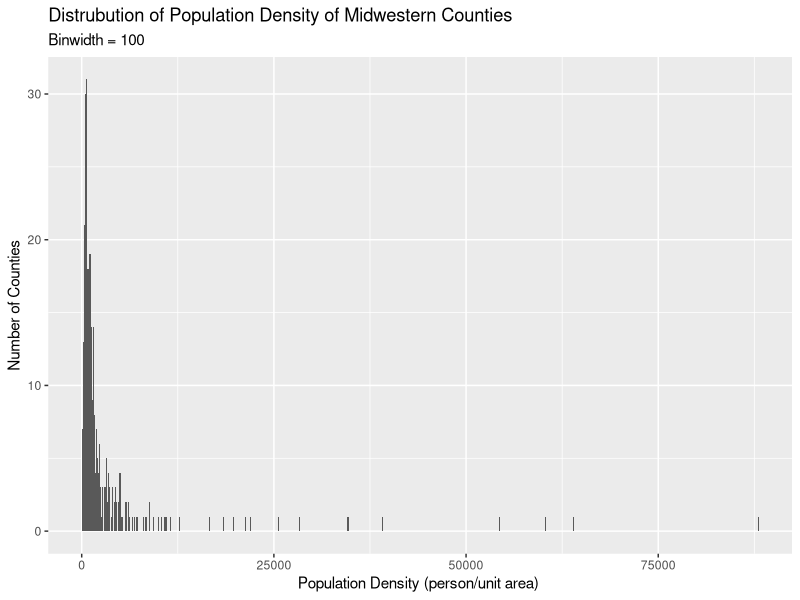
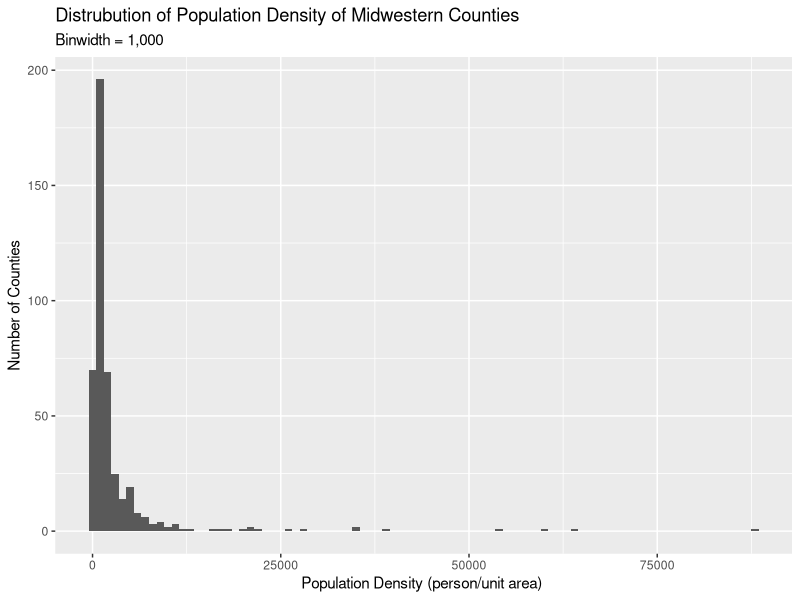
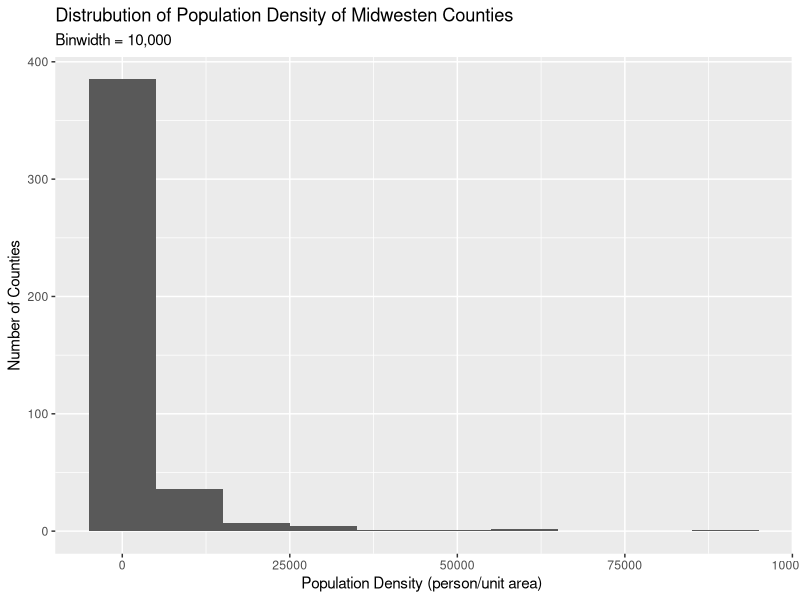
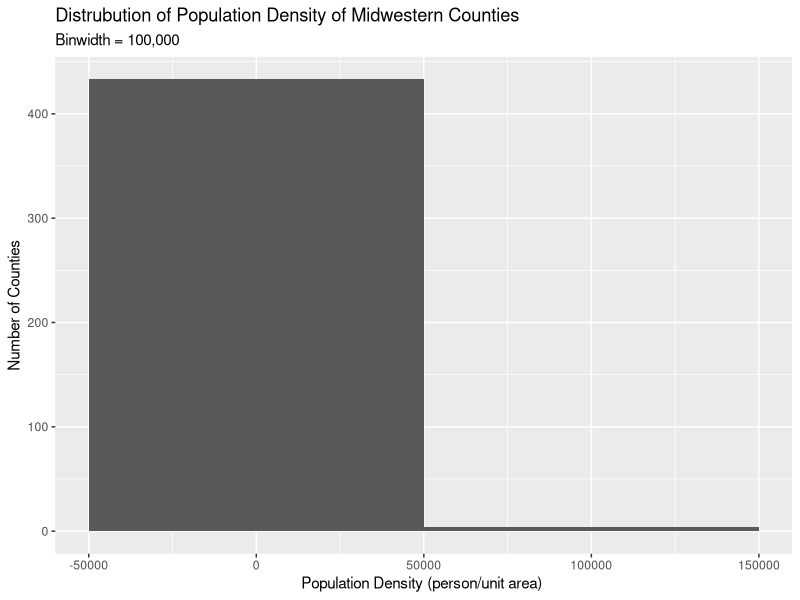
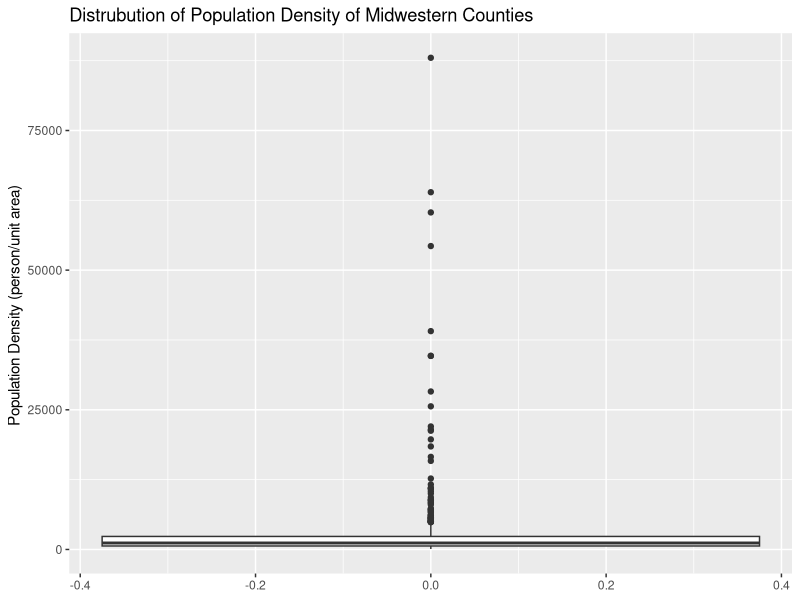
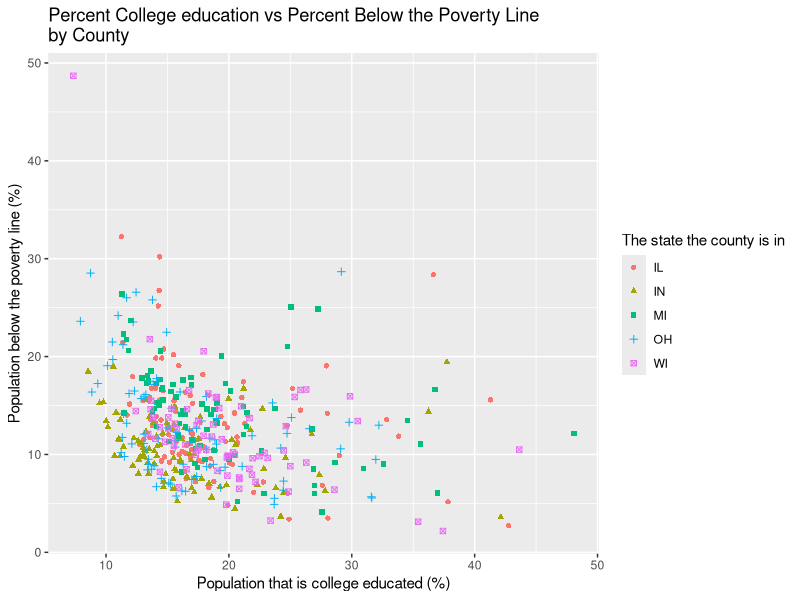
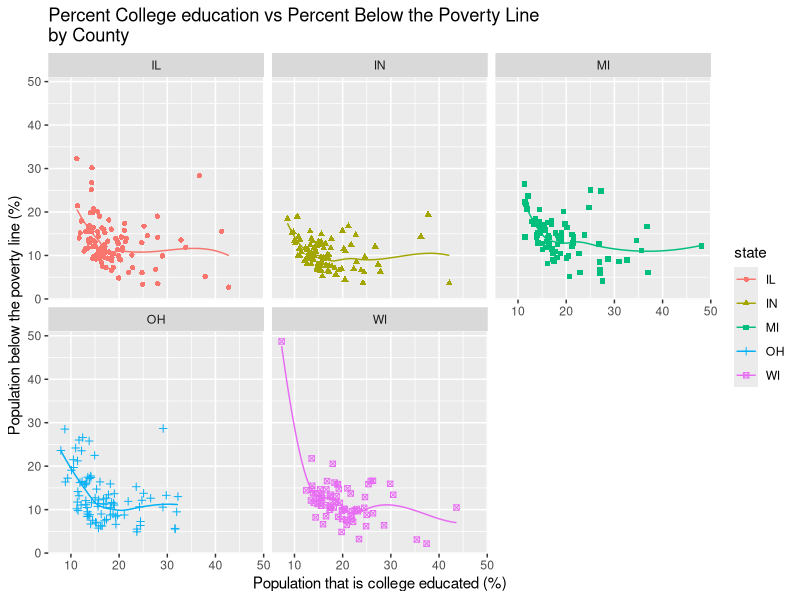
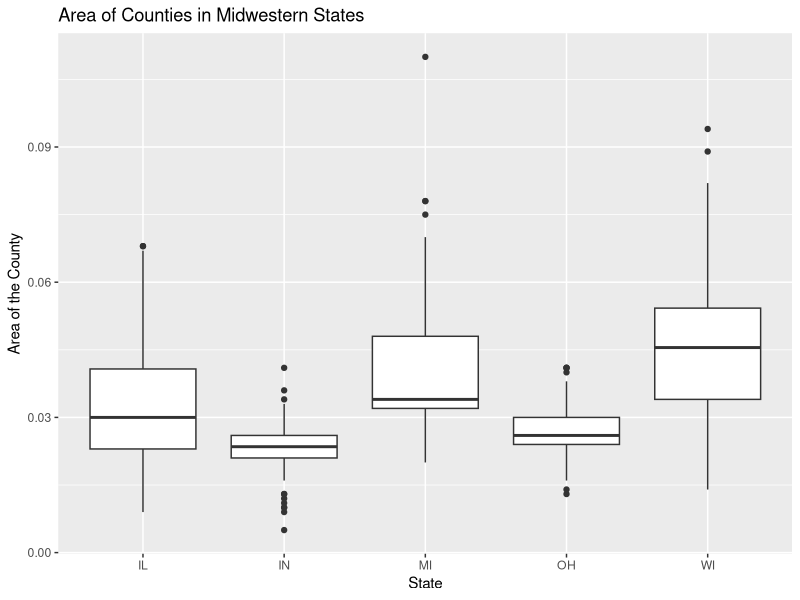

Write R code to recreate these figures, in order.
## ---- chunk 1
library(tidyverse)

## ---- chunk 2
ggplot(midwest, aes(x=popdensity))+
  geom_histogram(binwidth = 100) +
  labs(
   x = "Population Density (person/unit area) ",
    y = "Number of Counties",
    title = "Distrubution of Population Density of Midwestern Counties",
    subtitle = "Binwidth = 100"
  )
## ---- chunk 3
ggplot(midwest, aes(x=popdensity))+
  geom_histogram(binwidth = 1000) +
  labs(
     x = "Population Density (person/unit area) ",
    y = "Number of Counties",
    title = "Distrubution of Population Density of Midwestern Counties",
    subtitle = "Binwidth = 1,000"
  )
## ---- chunk 4
ggplot(midwest, aes(x=popdensity))+
  geom_histogram(binwidth = 10000) +
  labs(
    x = "Population Density (person/unit area) ",
    y = "Number of Counties",
    title = "Distrubution of Population Density of Midwesten Counties",
    subtitle = "Binwidth = 10,000"
  )
## ---- chunk 5
ggplot(midwest, aes(x=popdensity))+
  geom_histogram(binwidth = 100000) +
  labs(
    x = "Population Density (person/unit area) ",
    y = "Number of Counties",
    title = "Distrubution of Population Density of Midwestern Counties",
    subtitle = "Binwidth = 100,000"
  )
## ---- chunk 6
ggplot(midwest, aes(y = popdensity)) +
  geom_boxplot() +
  labs(
    y = "Population Density (person/unit area) ",
    title = "Distrubution of Population Density of Midwestern Counties",)
## ---- chunk 7
ggplot(midwest, aes(x=percollege, y=percbelowpoverty, colour = state, shape = state)) +
geom_point() +
  labs(x= "Population that is college educated (%)",
    y= "Population below the poverty line (%)",
    colour = "The state the county is in",
    shape = "The state the county is in",
    title= "Percent College education vs Percent Below the Poverty Line \nby County")
## ---- chunk 8
ggplot(midwest, aes(x=percollege, y=percbelowpoverty, colour = state, shape = state)) +
geom_point() +
  geom_smooth(se= FALSE, linewidth = 0.5) +
  facet_wrap(~state) +
  labs(x= "Population that is college educated (%)",
    y= "Population below the poverty line (%)",
    title= "Percent College education vs Percent Below the Poverty Line \nby County")
## ---- chunk 9
ggplot(midwest, aes(x= state, y = area)) +
  geom_boxplot() +
  labs(
    y = "Area of the County",
    x = "State",
    title = "Area of Counties in Midwestern States",)
## ---- chunk 10
midwest <- midwest |>
  mutate(metro = if_else(inmetro == 1, "Yes", "No"))
## ---- chunk 11
ggplot(midwest, aes(x= state, fill = metro)) +
  geom_bar(position = "fill") +
  labs(
    x= "State",
    y= "Proportion considered metropolitan areas",
    title= "Counties Considered Metropilitan Areas by State",
    fill = "Is it a metropolitan area?"
  )

## ---- chunk 12
ggplot(midwest, aes(x=percollege, y=percbelowpoverty, colour= percwhite,))+
  geom_point(alpha=0.5) +
 facet_wrap(~state) +
  labs(
    x= "% college educated",
    y = "% below poverty line",
    colour = "% white",
    title ="Poverty Level vs College Education\nBy State"
  )+
  theme_minimal()
